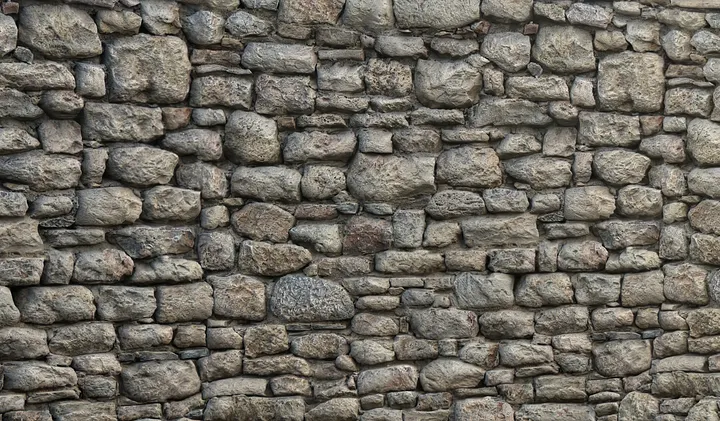
#> input picture Image_Features_1/stone.png, 720 x 421 px
$ jupyter execute LBP.ipynb
#> lines starting #> are read from the running program, lines starting #| are printed output that depends on the picture; long printed decimals are rounded
[cell 1]
import cv2
import numpy as np
import matplotlib.pyplot as plt
from skimage.feature import local_binary_pattern

# 이미지 로드 및 전처리
image = cv2.imread('stone.png')
#> image is the input picture: shape (421, 720, 3); mean B, G, R 97.3, 106.4, 110.6
gray = cv2.cvtColor(image, cv2.COLOR_BGR2GRAY)

# LBP 특징 추출
radius = 3
n_points = 8 * radius
lbp = local_binary_pattern(gray, n_points, radius, method='uniform')

# LBP 히스토그램 계산
(hist, _) = np.histogram(lbp.ravel(), bins=np.arange(0, n_points + 3), range=(0, n_points + 2))
#> hist = 26 values, max 160225 at index 25, min 2264 at index 18, mean 11658.5

# 히스토그램 정규화
hist = hist.astype("float")
hist /= (hist.sum() + 1e-6)
#> hist = 26 values, max 0.529 at index 25, min 0.00747 at index 18, mean 0.0385

# 결과 시각화
plt.figure(figsize=(12, 6))
plt.subplot(121)
plt.imshow(gray, cmap='gray')
plt.title('Original Image')
plt.subplot(122)
plt.imshow(lbp, cmap='gray')
plt.title('LBP Image')
plt.show()

# 히스토그램 시각화
plt.figure()
plt.plot(hist, color='black')
plt.title('LBP Histogram')
plt.xlabel('LBP value')
plt.ylabel('Frequency')
plt.show()
#> figure, not shown here; curve peaks at x = 25, y = 0.529

wood.png 비교

[cell 2]
import cv2
import numpy as np
import matplotlib.pyplot as plt
from skimage.feature import local_binary_pattern

# 이미지 로드 및 전처리
image = cv2.imread('wood.png')
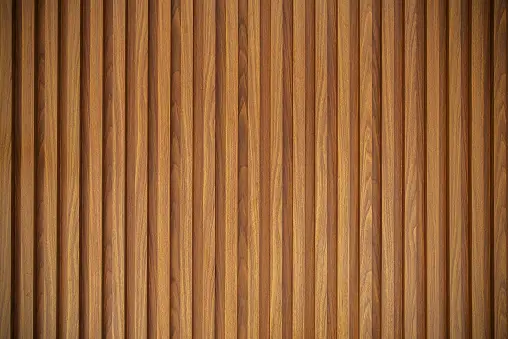
#> input picture Image_Features_1/wood.png, 508 x 339 px
#> image is the input picture: shape (339, 508, 3); mean B, G, R 55.9, 98.8, 150.3
gray = cv2.cvtColor(image, cv2.COLOR_BGR2GRAY)
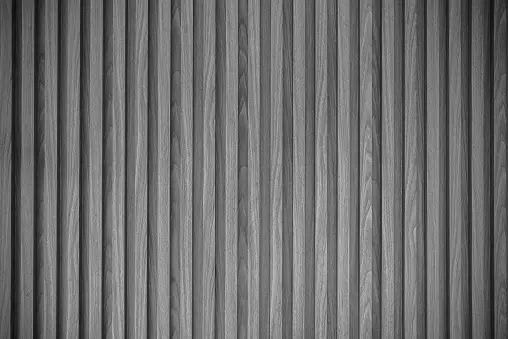
#> gray: shape (339, 508); min 11, max 197, mean 109.3

# LBP 특징 추출
radius = 3
n_points = 8 * radius
lbp = local_binary_pattern(gray, n_points, radius, method='uniform')
#> lbp: shape (339, 508) float64

# LBP 히스토그램 계산
(hist, _) = np.histogram(lbp.ravel(), bins=np.arange(0, n_points + 3), range=(0, n_points + 2))
#> hist = 26 values, max 102851 at index 25, min 356 at index 6, mean 6623.5

# 히스토그램 정규화
hist = hist.astype("float")
hist /= (hist.sum() + 1e-6)
#> hist = 26 values, max 0.597 at index 25, min 0.00207 at index 6, mean 0.0385

# 결과 시각화
plt.figure(figsize=(12, 6))
plt.subplot(121)
plt.imshow(gray, cmap='gray')
plt.title('Original Image')
plt.subplot(122)
plt.imshow(lbp, cmap='gray')
plt.title('LBP Image')
plt.show()

# 히스토그램 시각화
plt.figure()
plt.plot(hist, color='black')
plt.title('LBP Histogram')
plt.xlabel('LBP value')
plt.ylabel('Frequency')
plt.show()
#> figure, not shown here; curve peaks at x = 25, y = 0.597

[cell 3]
import cv2
import numpy as np
import matplotlib.pyplot as plt
from skimage.feature import local_binary_pattern

def extract_lbp_features(image_path, radius=3, n_points=8*2):
    # 이미지 로드 및 전처리
#> called with image_path = 'stone.png', radius = 3, n_points = 16
    image = cv2.imread(image_path)
    gray = cv2.cvtColor(image, cv2.COLOR_BGR2GRAY)

    # LBP 특징 추출
    lbp = local_binary_pattern(gray, n_points, radius, method='uniform')
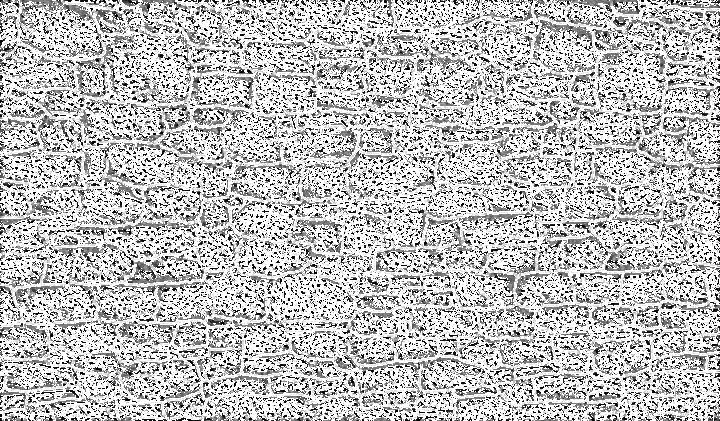
#> lbp: shape (421, 720) float64; min 0, max 17, mean 12.63; drawn with min black and max white

    # LBP 히스토그램 계산
    bins=np.arange(10, n_points + 3)
    (hist, _) = np.histogram(lbp.ravel(), bins=np.arange(13, n_points + 3), range=(0, n_points + 2))
#> hist = [4150, 6936, 15303, 17485, 155978]
    print(bins)
    # 히스토그램 정규화
    hist = hist.astype("float")
    hist /= (hist.sum() + 1e-6)
#> hist = [0.0208, 0.0347, 0.0766, 0.0875, 0.78]

    return hist

# 예제 이미지 경로
image_path1 = 'stone.png'
image_path2 = 'stone2.png'
image_path3 = 'wood.png'
image_path4 = 'water.png'

# 네 개의 특징 벡터 추출
feature_vector1 = extract_lbp_features(image_path1)
#> feature_vector1 = [0.0208, 0.0347, 0.0766, 0.0875, 0.78]
feature_vector2 = extract_lbp_features(image_path2)
#> call 2 of extract_lbp_features, with image_path = 'stone2.png', radius = 3, n_points = 16
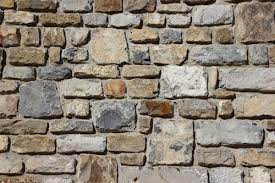
#> input picture Image_Features_1/stone2.png, 275 x 183 px
#> in extract_lbp_features, image is the input picture: shape (183, 275, 3); mean B, G, R 119.6, 132.3, 142.6
#> in extract_lbp_features (call 2), `lbp = local_binary_pattern(gray, n_points, radius, method='uniform')`:
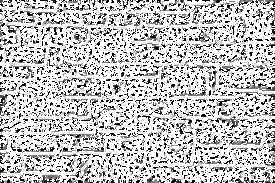
#> lbp: shape (183, 275) float64; min 0, max 17, mean 12.77; drawn with min black and max white
#> in extract_lbp_features (call 2), `(hist, _) = np.histogram(lbp.ravel(), bins=np.arange(13, n_points + 3)..`: hist = [738, 1143, 2681, 3074, 27375]
#> in extract_lbp_features (call 2), `hist /= (hist.sum() + 1e-6)`: hist = [0.0211, 0.0326, 0.0766, 0.0878, 0.782]
#> feature_vector2 = [0.0211, 0.0326, 0.0766, 0.0878, 0.782]
feature_vector3 = extract_lbp_features(image_path3)
#> call 3 of extract_lbp_features, with image_path = 'wood.png', radius = 3, n_points = 16
#> in extract_lbp_features (call 3), `lbp = local_binary_pattern(gray, n_points, radius, method='uniform')`:
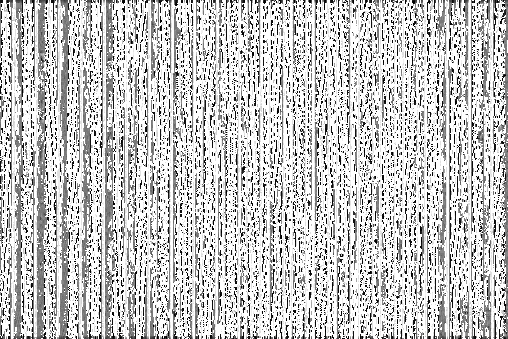
#> lbp: shape (339, 508) float64; min 0, max 17, mean 13.18; drawn with min black and max white
#> in extract_lbp_features (call 3), `(hist, _) = np.histogram(lbp.ravel(), bins=np.arange(13, n_points + 3)..`: hist = [1851, 1219, 10472, 8583, 96951]
#> in extract_lbp_features (call 3), `hist /= (hist.sum() + 1e-6)`: hist = [0.0155, 0.0102, 0.0879, 0.0721, 0.814]
#> feature_vector3 = [0.0155, 0.0102, 0.0879, 0.0721, 0.814]
feature_vector4 = extract_lbp_features(image_path4)
#> call 4 of extract_lbp_features, with image_path = 'water.png', radius = 3, n_points = 16
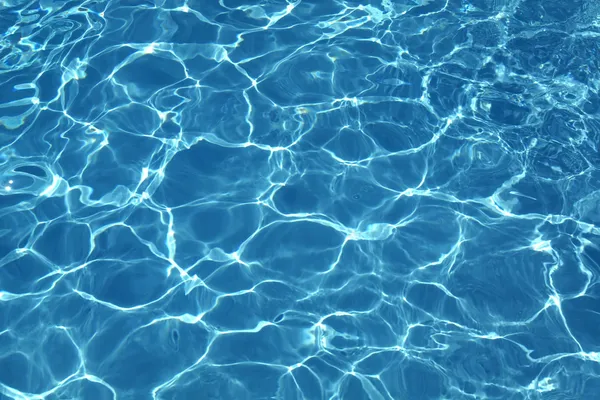
#> input picture Image_Features_1/water.png, 600 x 400 px
#> in extract_lbp_features, image is the input picture: shape (400, 600, 3); mean B, G, R 177.1, 133.4, 51.8
#> in extract_lbp_features (call 4), `gray = cv2.cvtColor(image, cv2.COLOR_BGR2GRAY)`:
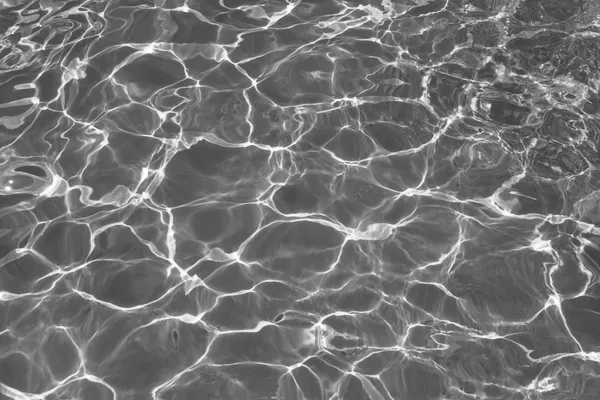
#> gray: shape (400, 600); min 57, max 254, mean 114
#> in extract_lbp_features (call 4), `lbp = local_binary_pattern(gray, n_points, radius, method='uniform')`:
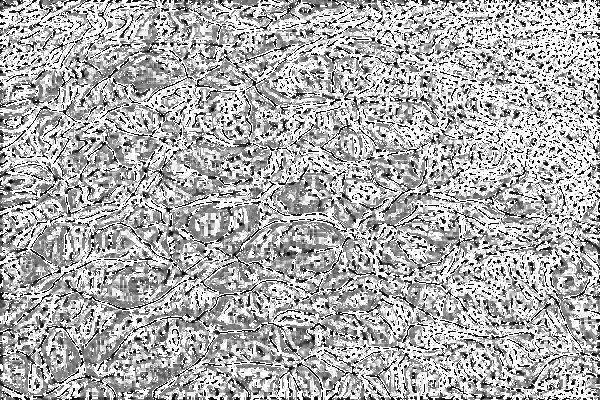
#> lbp: shape (400, 600) float64; min 0, max 17, mean 11.6; drawn with min black and max white
#> in extract_lbp_features (call 4), `(hist, _) = np.histogram(lbp.ravel(), bins=np.arange(13, n_points + 3)..`: hist = [7112, 7587, 9298, 15249, 85341]
#> in extract_lbp_features (call 4), `hist /= (hist.sum() + 1e-6)`: hist = [0.0571, 0.0609, 0.0746, 0.122, 0.685]
#> feature_vector4 = [0.0571, 0.0609, 0.0746, 0.122, 0.685]

# 특징 벡터 출력
print("Feature vector 1:")
print(feature_vector1)
#| [0.02077 0.03471 0.07657 0.08749 0.7805]
print("Feature vector 2:")
print(feature_vector2)
#| [0.02108 0.03265 0.07658 0.0878 0.7819]
print("Feature vector 3:")
print(feature_vector3)
#| [0.01554 0.01024 0.08794 0.07208 0.8142 ]
print("Feature vector 4:")
print(feature_vector4)
#| [0.05708 0.0609  0.07463 0.1224  0.685]

# 네 개의 특징 벡터 플롯
plt.figure()
plt.plot(feature_vector1, color='red', label='Feature Vector 1')
plt.plot(feature_vector2, color='green', label='Feature Vector 2')
plt.plot(feature_vector3, color='blue', label='Feature Vector 3')
plt.plot(feature_vector4, color='purple', label='Feature Vector 4')
plt.title('LBP Histogram Features')
plt.xlabel('LBP value')
plt.ylabel('Frequency')
plt.legend()
plt.show()
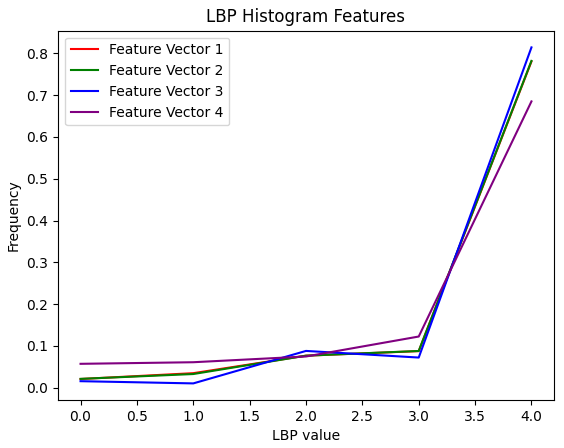
#> figure drawn by matplotlib, 1 panel
